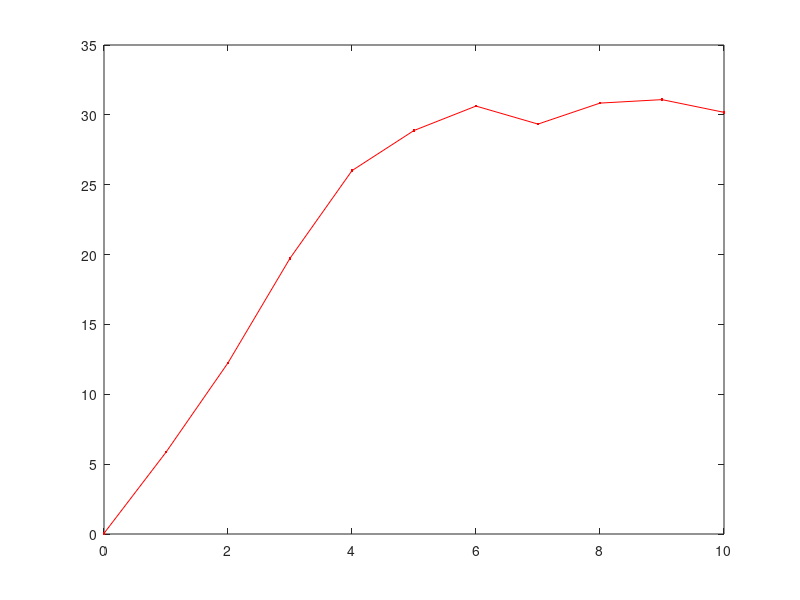

Write MATLAB code to recreate this figure. (Note: this script raises an error after producing the figure.)
%%
% \dot{A} = -r*A/(K+A)
% \dot{B} = r*A/(K+A)
 
%% U & GRAD(U)
figure(3)
clf

k0(1)=7;
k0(2)=2;
sigma = 0.5;

A0 = 30;
B0 = 0;

y0 = [A0;B0];

dxdt = @(t,x,p) [ -p(1)*x(1)/(p(2)+x(1)); p(1)*x(1)/(p(2)+x(1))];
ddxdp = @(t,x,p) [ -x(1)/(p(2)+x(1)), p(1)*x(1)/((p(2)+x(1))^2); x(1)/(p(2)+x(1)), -p(1)*x(1)/((p(2)+x(1))^2)];
ddxdx = @(t,x,p) [ -p(1)*p(2)/((p(2)+x(1))^2), 0; p(1)*p(2)/((p(2)+x(1))^2), 0];

tdata = linspace(0,10,11);

[tt,yy] = ode23s(@(t,x) dxdt(t,x,k0),tdata,y0);

ydata = yy(:,2) + sigma*randn(length(tdata),1);

plot(tdata,ydata,'.-r')
hold on

gradnormllh(sigma,k0,tdata,ydata,y0,dxdt,ddxdx,ddxdp,2)

%% PDE OPERATOR

%Notes590_Ch43 P9
eps = 3; % check LOOCV-optimization of the RBF shape parameters!
kernel = @(r) exp(-(eps*r).^2);
dkernel = @(r) exp(-(eps*r).^2)*(-2*(eps)^2)*(dx);
%d2kernel = @(r,dx)













xx=0.5:0.5:10;
[X,Y] = meshgrid(xx, xx);


Z=zeros(size(xx,2),size(xx,2),2);
ZZ=zeros(size(xx,2),size(xx,2));
for i=1:(size(xx,2)) 
    for j=1:(size(xx,2))
        Z(i,j,:) = gradnormllh(sigma,[xx(i),xx(j)],tdata,ydata,y0,dxdt,ddxdx,ddxdp,2);
        ZZ(i,j) = normllh(sigma, [xx(i),xx(j)], tdata, ydata, y0, dxdt, 2);
    end
end

figure(1)
quiver(X,Y,Z(:,:,2),Z(:,:,1))
figure(2)
surf(X,Y,ZZ)
%[kk] = fminsearch(@(k) normllh(sigma, k, tdata, ydata, y0, dxdt, 2),[10 10]);
%[tt,yy] = ode23s(@(t,x) dxdt(x,kk),tdata,y0);
%ydata = yy(:,2);
%plot(tdata,ydata,'.-g')




